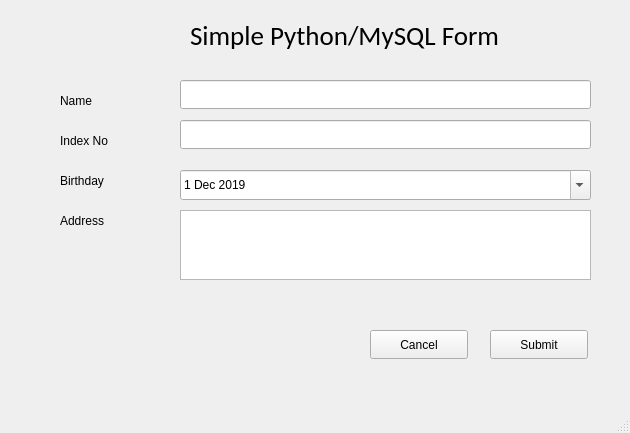
<?xml version="1.0" encoding="UTF-8"?>
<ui version="4.0">
 <class>MainWindow</class>
 <widget class="QMainWindow" name="MainWindow">
  <property name="geometry">
   <rect>
    <x>0</x>
    <y>0</y>
    <width>630</width>
    <height>433</height>
   </rect>
  </property>
  <property name="windowTitle">
   <string>MainWindow</string>
  </property>
  <widget class="QWidget" name="centralwidget">
   <widget class="QLabel" name="label">
    <property name="geometry">
     <rect>
      <x>60</x>
      <y>90</y>
      <width>75</width>
      <height>21</height>
     </rect>
    </property>
    <property name="text">
     <string>Name</string>
    </property>
   </widget>
   <widget class="QLabel" name="label_2">
    <property name="geometry">
     <rect>
      <x>60</x>
      <y>130</y>
      <width>75</width>
      <height>21</height>
     </rect>
    </property>
    <property name="text">
     <string>Index No</string>
    </property>
   </widget>
   <widget class="QLabel" name="label_3">
    <property name="geometry">
     <rect>
      <x>60</x>
      <y>170</y>
      <width>75</width>
      <height>21</height>
     </rect>
    </property>
    <property name="text">
     <string>Birthday</string>
    </property>
   </widget>
   <widget class="QLabel" name="label_4">
    <property name="geometry">
     <rect>
      <x>60</x>
      <y>210</y>
      <width>75</width>
      <height>21</height>
     </rect>
    </property>
    <property name="text">
     <string>Address</string>
    </property>
   </widget>
   <widget class="QLineEdit" name="nameLine">
    <property name="geometry">
     <rect>
      <x>180</x>
      <y>80</y>
      <width>411</width>
      <height>29</height>
     </rect>
    </property>
   </widget>
   <widget class="QLineEdit" name="indexNoLine">
    <property name="geometry">
     <rect>
      <x>180</x>
      <y>120</y>
      <width>411</width>
      <height>29</height>
     </rect>
    </property>
   </widget>
   <widget class="QDateEdit" name="dateEdit">
    <property name="geometry">
     <rect>
      <x>180</x>
      <y>170</y>
      <width>411</width>
      <height>30</height>
     </rect>
    </property>
    <property name="calendarPopup">
     <bool>true</bool>
    </property>
    <property name="date">
     <date>
      <year>2019</year>
      <month>12</month>
      <day>1</day>
     </date>
    </property>
   </widget>
   <widget class="QTextEdit" name="textEdit">
    <property name="geometry">
     <rect>
      <x>180</x>
      <y>210</y>
      <width>411</width>
      <height>70</height>
     </rect>
    </property>
   </widget>
   <widget class="QPushButton" name="submitBtn">
    <property name="geometry">
     <rect>
      <x>490</x>
      <y>330</y>
      <width>98</width>
      <height>29</height>
     </rect>
    </property>
    <property name="text">
     <string>Submit</string>
    </property>
   </widget>
   <widget class="QPushButton" name="cancelBtn">
    <property name="geometry">
     <rect>
      <x>370</x>
      <y>330</y>
      <width>98</width>
      <height>29</height>
     </rect>
    </property>
    <property name="text">
     <string>Cancel</string>
    </property>
   </widget>
   <widget class="QLabel" name="label_5">
    <property name="geometry">
     <rect>
      <x>190</x>
      <y>20</y>
      <width>331</width>
      <height>31</height>
     </rect>
    </property>
    <property name="font">
     <font>
      <family>Carlito</family>
      <pointsize>20</pointsize>
      <weight>50</weight>
      <italic>false</italic>
      <bold>false</bold>
     </font>
    </property>
    <property name="text">
     <string>Simple Python/MySQL Form</string>
    </property>
   </widget>
  </widget>
  <widget class="QMenuBar" name="menubar">
   <property name="geometry">
    <rect>
     <x>0</x>
     <y>0</y>
     <width>630</width>
     <height>26</height>
    </rect>
   </property>
  </widget>
  <widget class="QStatusBar" name="statusbar"/>
 </widget>
 <resources/>
 <connections/>
</ui>
